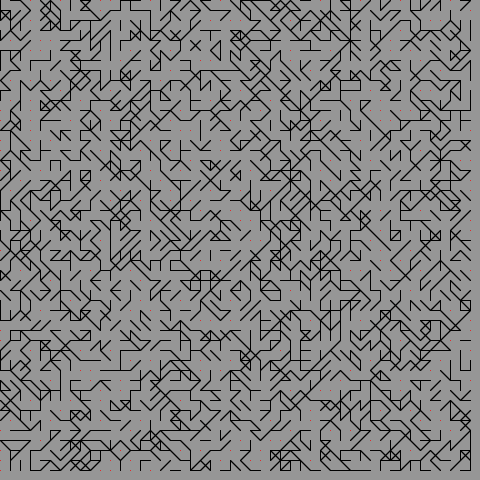
Frame 1 (no input)
Frame 60 (the mouse pressed at the canvas centre just before this capture): identical to frame 1, image omitted
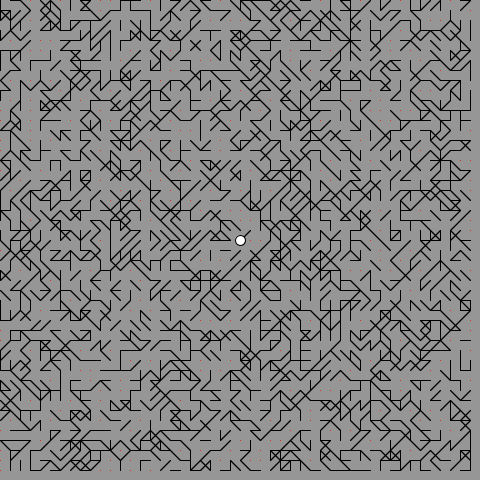
Frame 120 (the mouse held since frame 60 and released just before this capture)

The Processing sketch that drew these frames (run headless with seeded random() and noise(); from frame 60 on, the mouse is pressed at the canvas centre):

// Processing sketch: a_star
// ── a_star.pde
import java.util.Random;
import java.util.Set;
import java.util.Comparator;
import java.util.HashSet;
import java.util.PriorityQueue;

int stage = 0;
Pt root;
Pt goal;
int MAX_POINTS = 1000000;
int SPARSITY = 4;  // 1 in X chance of a particular edge existing
int MAPSIZE = 480;
int pathFound = 0;

class Pt {
  int name;  // index in graph array
    float x;
    float y;
    Pt parent;          //parent of point
    float total_cost;    //current cost + heuristic
    float heuristic;    //the heuristic cost
    float curr_cost;    //cost from starting point to this point
    
    Pt(int name, float x, float y) {
      this.name = name;
      this.x = x;
      this.y = y;
      parent = null;
      total_cost = 0;
      heuristic = 0;
      curr_cost = Float.MAX_VALUE;
    }
}

class PtList {
  Pt p;
  PtList next;
  
  PtList(Pt p, PtList next) {
    this.p = p;
    this.next = next;
  }
}

class Graph {
  Pt[] pts;
  PtList[] adjList;  // Look up by "name" (index) of point
  int nextOpen;  // index of next point in array
  
  Graph() {
    pts = new Pt[MAX_POINTS];
    adjList = new PtList[MAX_POINTS];
    nextOpen = 0;
  }
  
  void addPt(float x, float y) {
    Pt newPt = new Pt(nextOpen, x, y);
    pts[nextOpen++] = newPt;
  }
  
  // assume edges are undirected
  void addEdge(int name1, int name2) {
    // Push onto existing list
    PtList newEntry = new PtList(pts[name2], adjList[name1]);
    adjList[name1] = newEntry;
    // And for the other direction, because undirected
    PtList newEntry2 = new PtList(pts[name1], adjList[name2]);
    adjList[name2] = newEntry2;
  }
  
  void draw() {
    stroke(255,0,0);
    for (int i = 0; i < nextOpen; i++) {
      point(pts[i].x, pts[i].y);
    }
    // We will draw each edge twice because it's undirected
    // and that is fine
    stroke(0,0,0);
    for (int i = 0; i < nextOpen; i++) {
      PtList edge = adjList[i];
      while(edge != null) {
        line(pts[i].x, pts[i].y, edge.p.x, edge.p.y);
        edge = edge.next;
      }
    }
  }
    
}

Graph g;

void settings() {
  size(MAPSIZE, MAPSIZE);
}

void setup() {
  Random prng = new Random(1337);  // deterministic so we can all work with same graph
  root = null;
  goal = null;
  pathFound = 0;
  g = new Graph();
  for (int i = 0; i < MAPSIZE/10; i++) {
    for (int j = 0; j < MAPSIZE/10; j++) {
      int ptNum = g.nextOpen;
      g.addPt(j*10,i*10);
      // Each of the following maybe's is deterministic for ease of grading
      // Maybe add edge up
      if (i > 0 && prng.nextInt(SPARSITY) == 0) {
        g.addEdge(ptNum, ptNum - MAPSIZE/10);
      }
      // Maybe add edge left
      if (j > 0 && prng.nextInt(SPARSITY) == 0) {
        g.addEdge(ptNum, ptNum - 1);
      }
      
      // Maybe add edge up and left
      if (i > 0 && j > 0 && prng.nextInt(SPARSITY) == 0) {
        g.addEdge(ptNum, ptNum - MAPSIZE/10 - 1);
      }
      // Maybe add edge up and right
      if (i > 0 && j < MAPSIZE/10 - 1 && prng.nextInt(SPARSITY) == 0) {
        g.addEdge(ptNum, ptNum - MAPSIZE/10 + 1);
      }
    }
  }
}

void draw() {
  background(150,150,150);
  stroke(0,0,0);
  g.draw();
  if(root != null)      //print the starting point
  {
    fill(255);
    ellipse(root.x, root.y, 10, 10);
  }
  
  if(goal != null)      //print the goal
  {
    fill(255);
    ellipse(goal.x, goal.y, 10, 10);
  }
  
  if(pathFound == 1)    //print the path if it exists
  drawPath();
  
      
}

void mousePressed()
{
  if (stage == 0)
  {
    setup();                //reset the graph
    float dist = 20;
    for(int i=0; i<g.nextOpen; i++)        //loop to get the nearest point to the mouse click location
    {
      if(getDistance(mouseX, mouseY, g.pts[i]) < dist)
      {
        dist = getDistance(mouseX, mouseY, g.pts[i]);
        root = g.pts[i];                //set the starting point
      }
    }
    stage++;
  }
  
  else if (stage == 1)
  {
    float dist = 20;
    for(int i=0; i<g.nextOpen; i++)    //loop to get the nearest point to the mouse click location
    {
      if(getDistance(mouseX, mouseY, g.pts[i]) < dist)
      {
        dist = getDistance(mouseX, mouseY, g.pts[i]);
        goal = g.pts[i];                //set the goal
      }
    }
    getPath();                        //find path between starting point and goal
    stage = 0;
  }
  
}

float getDistance(float x, float y, Pt p2)        //distance between mouseclick coordinate and a point
{
  float dist;
  dist = sqrt(sq(x-p2.x) + sq(y-p2.y));
  return dist;
}

void getPath()                        //method to get the path between starting point and goal
  {
    PriorityQueue<Pt> PQ = new PriorityQueue<Pt>(new Comparator<Pt>() {        //the priority queue

      @Override
      public int compare(Pt arg0, Pt arg1)         //defining the comparator
      {
        if(arg0.total_cost < arg1.total_cost)
          return -1;
        else if(arg0.total_cost > arg1.total_cost)
          return 1;
        else
          return 0;
      }
    });
    
    Set<Pt> open_list = new HashSet<Pt>();
    Set<Pt> closed_list = new HashSet<Pt>();
    
    open_list.add(root);
    root.heuristic = distance(root, goal);
    root.curr_cost = 0;
    root.total_cost = distance(root, goal);
    root.parent = null;
    PQ.add(root);
    
    PtList nb;
    Pt current;
    
    float new_cost;
    
    while(open_list.size()!=0)
    {
      current = PQ.poll();
      if(current == goal)                  //reached the goal with minimum total cost
        break;
      open_list.remove(current);
      closed_list.add(current);
      for(nb = g.adjList[current.name]; nb!=null; nb = nb.next)    //checking all the neighbours of the current point
      {
        if(closed_list.contains(nb.p))
          continue;
        
        if(!open_list.contains(nb.p))
        {
          nb.p.parent = current;
          nb.p.heuristic = distance(nb.p, goal);
          nb.p.curr_cost = current.curr_cost + distance(current, nb.p);
          nb.p.total_cost = nb.p.curr_cost + nb.p.heuristic;
          open_list.add(nb.p);
          PQ.add(nb.p);
        }
        
        new_cost = current.curr_cost + distance(current, nb.p);
        
        if(new_cost >= nb.p.curr_cost)                            //neighbour already has a better path
          continue;
        
        //setting a new path for the neighbour
        nb.p.parent = current;
        nb.p.curr_cost = new_cost;
        nb.p.total_cost = nb.p.curr_cost + nb.p.heuristic;
      }
      
    }
    
    if(goal.parent != null)    //we were able to reach the goal from starting point
      pathFound = 1;
      
  }
 
float distance(Pt a, Pt b)      //calculate distance between two points
  {
    if(a==b)
      return 0;
    else
      return (float) Math.sqrt((a.x-b.x)*(a.x-b.x) + (a.y-b.y)*(a.y-b.y));
  }
  
void drawPath()                //draw the path between starting point and goal
  {
    stroke(0, 255, 0);
    Pt p = goal;
    while(p.parent!=null)
    {
      line(p.parent.x, p.parent.y, p.x, p.y);
      p = p.parent;
    }
  }
